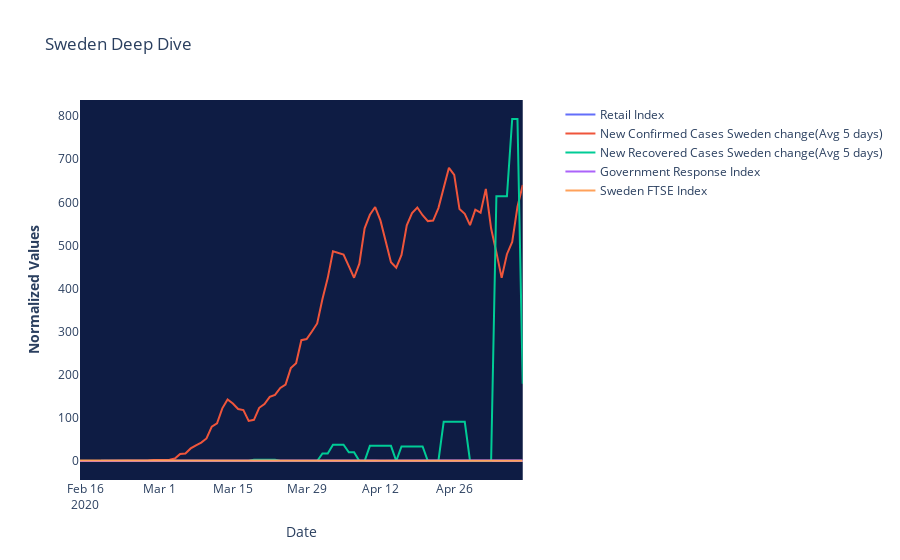

Notebook cell for this chart:
### Code cell
import plotly.graph_objects as go
from plotly.subplots import make_subplots

# Create figure with secondary y-axis
fig = make_subplots(specs=[[{"secondary_y": True}]])

# Add traces
fig.add_trace(
    go.Scatter(x=Sweden["date"], y=Sweden["rollretail"], name="Retail Index"),
    secondary_y=False,
)

fig.add_trace(
    go.Scatter(x=Sweden["date"], y=Sweden["RollCases"], name="New Confirmed Cases Sweden change(Avg 5 days)"),
    secondary_y=False,
)
fig.add_trace(
    go.Scatter(x=Sweden["date"], y=Sweden["Rollrecover"], name="New Recovered Cases Sweden change(Avg 5 days)"),
    secondary_y=False,
)
fig.add_trace(
    go.Scatter(x=Sweden["date"], y=Sweden["Government Response Stringency Index ((0 to 100, 100 = strictest))"], name="Government Response Index"),
    secondary_y=False,
)
fig.add_trace(
    go.Scatter(x=Sweden["date"], y=Sweden["Close"], name="Sweden FTSE Index"),
    secondary_y=False,
)

# Add figure title
fig.update_layout(
    title_text="Sweden Deep Dive",
    plot_bgcolor='rgb(14,28,68)'
)

# Set x-axis title
fig.update_xaxes(title_text="Date",showgrid=False)

# Set y-axes titles
fig.update_yaxes(title_text="<b>Normalized Values", secondary_y=False,showgrid=False)
fig.update_yaxes(title_text="<b>Retail & Recreation</b> Normalized", secondary_y=True,showgrid=False)

fig.show(plot_bgcolor='rgb(14,28,68)')
